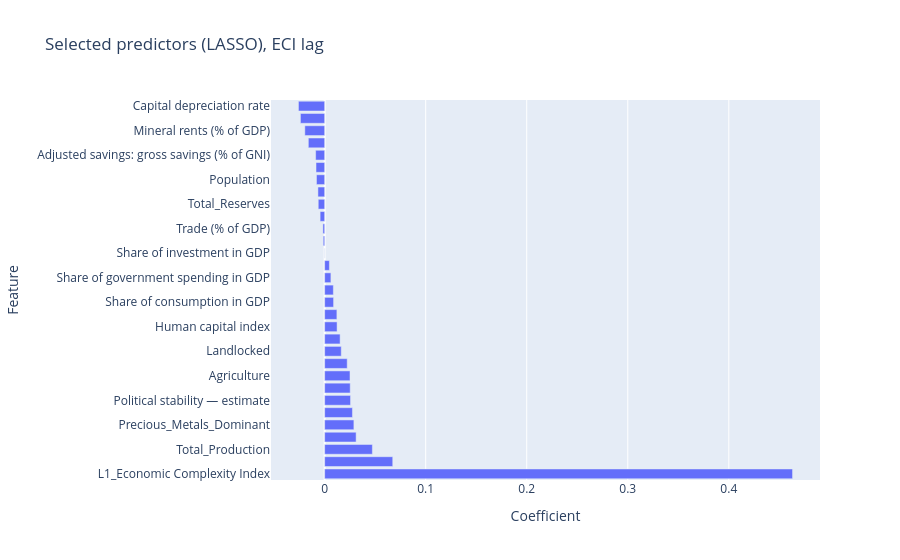
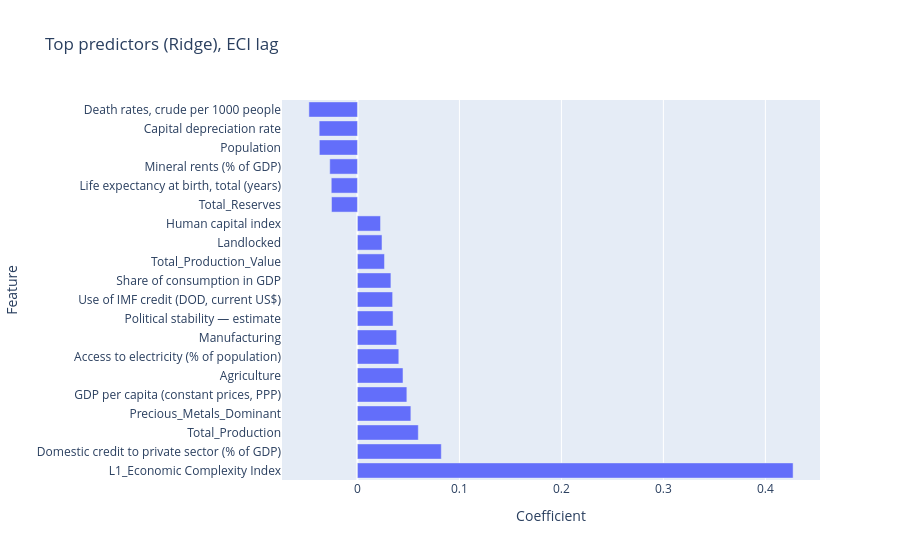
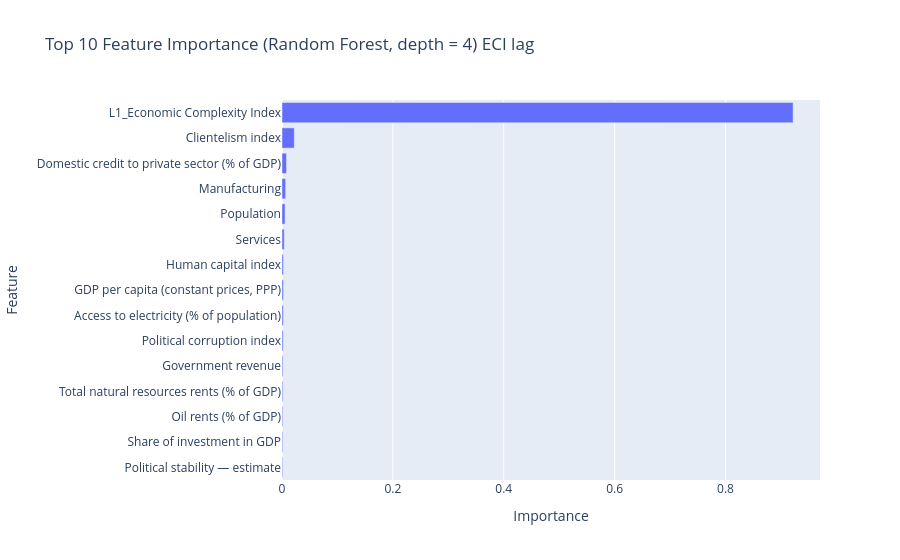

Notebook cell for these charts, in order:
### Markdown cell above
## 2) Only ECI lag

### Code cell
# ----------------------------
# 1. Drop rows with missing outcome
# ----------------------------
df_clean = master_data_lags_ECI.dropna(subset=['Economic Complexity Index']).copy()
df_clean = df_clean.dropna(axis=1, how='all')

# ----------------------------
# 2. Separate outcome and predictors
# ----------------------------
y = df_clean['Economic Complexity Index'].values

X = df_clean.drop(columns=['Country Code', 'Country Name', 'Economic Complexity Index', 'Year']).values
feature_names = df_clean.drop(columns=['Country Code', 'Country Name', 'Economic Complexity Index', 'Year']).columns

# ----------------------------
# 3. Impute missing predictor values
# ----------------------------
imputer = SimpleImputer(strategy='median')
X_imputed = imputer.fit_transform(X)

# ----------------------------
# 4. Standardize predictors
# ----------------------------
scaler = StandardScaler()
X_scaled = scaler.fit_transform(X_imputed)

# ----------------------------
# 5. LASSO with cross-validation
# ----------------------------
lasso_cv = LassoCV(cv=10, random_state=42, max_iter=10000)
lasso_cv.fit(X_scaled, y)

# ----------------------------
# 6. Extract coefficients (indexed by feature names, not rows!)
# ----------------------------
coef = pd.Series(lasso_cv.coef_, index=feature_names)
#print("LASSO coefficients:\n", coef)

# ----------------------------
# 7. Selected predictors (non-zero coefficients)
# ----------------------------
selected = coef[coef != 0].sort_values(key=abs, ascending=False)
#print("Selected predictors:\n", selected)

######################################################
# ----------------------------
# 5. RIDGE with cross-validation
# ----------------------------
ridge_cv = RidgeCV(
    alphas=np.logspace(-4, 4, 100),
    cv=10
)
ridge_cv.fit(X_scaled, y)

# ----------------------------
# 6. Extract coefficients
# ----------------------------
coef = pd.Series(ridge_cv.coef_, index=feature_names)

# ----------------------------
# 7. Rank predictors by importance
# ----------------------------
ranked = coef.abs().sort_values(ascending=False)

##########################################################
# ----------------------------
# 6. Random Forest (3 levels)
# ----------------------------
rf = RandomForestRegressor(
    n_estimators=1000,
    max_depth=4,          # <-- 3 levels
    min_samples_leaf=3,
    random_state=42,
    n_jobs=-1
)

rf.fit(X_imputed, y)

# ----------------------------
# 7. Feature importance
# ----------------------------
importance = pd.Series(
    rf.feature_importances_,
    index=feature_names
).sort_values(ascending=False)

# Keep only top 10 variables
importance_top10 = importance.head(15)

# ----------------------------
# 8. LASSO Plot
# ----------------------------
selected_sorted = selected.sort_values()
df_plot = selected_sorted.reset_index()
df_plot.columns = ['Feature', 'Coefficient']

fig_lasso = px.bar(
    df_plot,
    x='Coefficient',
    y='Feature',
    orientation='h',
    title="Selected predictors (LASSO), ECI lag"
    # no text argument → no numbers on bars
)

fig_lasso.update_layout(yaxis=dict(autorange="reversed"))  # invert y-axis
fig_lasso.write_html(r'..\figures\Lasso_ECI_lag.html')     # save interactive HTML
fig_lasso.show() 

# ----------------------------
# 8. RIDGE Plot
# ----------------------------
# Predictors 
top_k = 20

# Sort and select top predictors
top_predictors = coef.loc[ranked.index[:top_k]].sort_values()

df_plot = top_predictors.reset_index()
df_plot.columns = ['Feature', 'Coefficient']

fig_ridge = px.bar(
    df_plot,
    x='Coefficient',
    y='Feature',
    orientation='h',
    title="Top predictors (Ridge), ECI lag"
)

fig_ridge.update_layout(yaxis=dict(autorange="reversed"))  # invert y-axis
fig_ridge.write_html(r'..\figures\Ridge_ECI_lag.html')      # save interactive HTML
fig_ridge.show()    
# ----------------------------
# 8. RF Plot
# ----------------------------

fig_rf = px.bar(
    importance_top10,
    orientation='h',
    title="Top 10 Feature Importance (Random Forest, depth = 4) ECI lag",
    labels={'value': 'Importance', 'index': 'Feature'}
)
fig_rf.update_layout(yaxis=dict(autorange="reversed"), showlegend=False)
fig_rf.write_html(r'..\figures\RF_ECI_lag.html')
fig_rf.show()

### Figure 1 — Plotly figure (JSON) as saved in the notebook; plotly's stock layout.template omitted (floating-point values rounded to 4 significant figures)
{"data": [{"hovertemplate": "Coefficient=%{x}<br>Feature=%{y}<extra></extra>", "legendgroup": "", "marker": {"color": "#636efa", "pattern": {"shape": ""}}, "name": "", "orientation": "h", "showlegend": false, "textposition": "auto", "type": "bar", "x": [-0.02594, -0.02398, -0.01962, -0.01615, -0.00892, -0.008548, -0.008088, -0.006655, -0.00634, -0.004487, -0.001733, -0.001415, 7.67e-05, 0.004672, 0.00618, 0.008604, 0.008832, 0.0121, 0.01229, 0.0153, 0.01643, 0.02231, 0.02507, 0.02529, 0.02562, 0.02751, 0.02893, 0.03114, 0.04722, 0.06738, 0.4631], "xaxis": "x", "y": ["Capital depreciation rate", "Death rates, crude per 1000 people", "Mineral rents (% of GDP)", "Lending interest rate (%)", "Adjusted savings: gross savings (% of GNI)", "Mobile cellular subscriptions (per 100 people)", "Population", "Clientelism index", "Total_Reserves", "Total natural resources rents (% of GDP)", "Trade (% of GDP)", "Inflation, consumer prices (annual %)", "Share of investment in GDP", "Services", "Share of government spending in GDP", "Total_Production_Value", "Share of consumption in GDP", "Real interest rate (%)", "Human capital index", "Gross fixed capital formation, all, Constant prices, Percent of GDP", "Landlocked", "Use of IMF credit (DOD, current US$)", "Agriculture", "Access to electricity (% of population)", "Political stability — estimate", "Manufacturing", "Precious_Metals_Dominant", "GDP per capita (constant prices, PPP)", "Total_Production", "Domestic credit to private sector (% of GDP)", "L1_Economic Complexity Index"], "yaxis": "y"}], "layout": {"barmode": "relative", "legend": {"tracegroupgap": 0}, "title": {"text": "Selected predictors (LASSO), ECI lag"}, "xaxis": {"anchor": "y", "domain": [0, 1], "title": {"text": "Coefficient"}}, "yaxis": {"anchor": "x", "autorange": "reversed", "domain": [0, 1], "title": {"text": "Feature"}}}}

### Figure 2 — Plotly figure (JSON) as saved in the notebook; plotly's stock layout.template omitted (floating-point values rounded to 4 significant figures)
{"data": [{"hovertemplate": "Coefficient=%{x}<br>Feature=%{y}<extra></extra>", "legendgroup": "", "marker": {"color": "#636efa", "pattern": {"shape": ""}}, "name": "", "orientation": "h", "showlegend": false, "textposition": "auto", "type": "bar", "x": [-0.0476, -0.03753, -0.03735, -0.02716, -0.02568, -0.02545, 0.02264, 0.02407, 0.02652, 0.03281, 0.0345, 0.03491, 0.03843, 0.04056, 0.04467, 0.04845, 0.05239, 0.05969, 0.08223, 0.4272], "xaxis": "x", "y": ["Death rates, crude per 1000 people", "Capital depreciation rate", "Population", "Mineral rents (% of GDP)", "Life expectancy at birth, total (years)", "Total_Reserves", "Human capital index", "Landlocked", "Total_Production_Value", "Share of consumption in GDP", "Use of IMF credit (DOD, current US$)", "Political stability — estimate", "Manufacturing", "Access to electricity (% of population)", "Agriculture", "GDP per capita (constant prices, PPP)", "Precious_Metals_Dominant", "Total_Production", "Domestic credit to private sector (% of GDP)", "L1_Economic Complexity Index"], "yaxis": "y"}], "layout": {"barmode": "relative", "legend": {"tracegroupgap": 0}, "title": {"text": "Top predictors (Ridge), ECI lag"}, "xaxis": {"anchor": "y", "domain": [0, 1], "title": {"text": "Coefficient"}}, "yaxis": {"anchor": "x", "autorange": "reversed", "domain": [0, 1], "title": {"text": "Feature"}}}}

### Figure 3 — Plotly figure (JSON) as saved in the notebook; plotly's stock layout.template omitted (floating-point values rounded to 4 significant figures)
{"data": [{"hovertemplate": "variable=0<br>Importance=%{x}<br>Feature=%{y}<extra></extra>", "legendgroup": "0", "marker": {"color": "#636efa", "pattern": {"shape": ""}}, "name": "0", "orientation": "h", "showlegend": true, "textposition": "auto", "type": "bar", "x": [0.922, 0.0222, 0.00806, 0.006548, 0.00548, 0.004038, 0.002596, 0.002592, 0.00237, 0.00203, 0.001566, 0.001468, 0.001371, 0.001344, 0.001209], "xaxis": "x", "y": ["L1_Economic Complexity Index", "Clientelism index", "Domestic credit to private sector (% of GDP)", "Manufacturing", "Population", "Services", "Human capital index", "GDP per capita (constant prices, PPP)", "Access to electricity (% of population)", "Political corruption index", "Government revenue", "Total natural resources rents (% of GDP)", "Oil rents (% of GDP)", "Share of investment in GDP", "Political stability — estimate"], "yaxis": "y"}], "layout": {"barmode": "relative", "legend": {"title": {"text": "variable"}, "tracegroupgap": 0}, "showlegend": false, "title": {"text": "Top 10 Feature Importance (Random Forest, depth = 4) ECI lag"}, "xaxis": {"anchor": "y", "domain": [0, 1], "title": {"text": "Importance"}}, "yaxis": {"anchor": "x", "autorange": "reversed", "domain": [0, 1], "title": {"text": "Feature"}}}}
